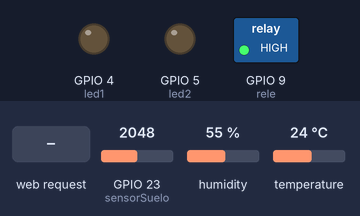
Bench run of a program on a simulated ESP32. On the bench: switched loads named in the program (green lamp = pin HIGH), output pins drawn as LEDs (lit = HIGH). The inputs (shaded band) are chosen by the test bench; at power-on: GPIO 23 (sensorSuelo) = 2048, humidity 55 %, temperature 24 °C. WiFi joins after 1.5 s; servers stay silent unless stated; what the program prints to the serial monitor is not drawn.

Above: at 2.7 s.
2.8 s: HTTP request GET /led1/on received
At 7.9 s:
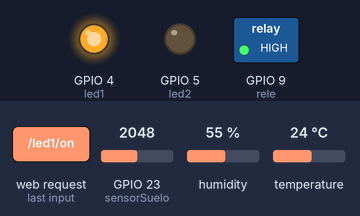
9.1 s: HTTP request GET /led2/on received
At 13.5 s:
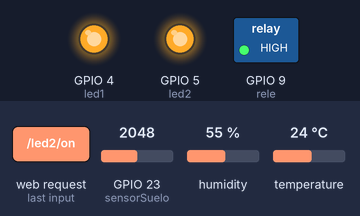
21.7 s: HTTP request GET /led2/off received
At 24.5 s:
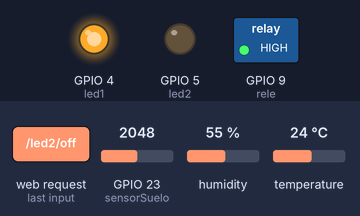
Timing chart, 0 to 26.0 s (numbered marks = the images above; inputs shaded):
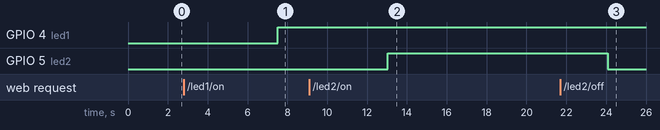

Measured:
- after the input at 2.8 s, GPIO 4 (led1): LOW → HIGH after 4.7 s
- after the input at 9.1 s, GPIO 5 (led2): LOW → HIGH after 3.9 s
- after the input at 21.7 s, GPIO 5 (led2): HIGH → LOW after 2.4 s

The program:

main.cpp
```cpp
#include <Arduino.h>
#include <WiFi.h>
#include "DHT.h"
#include <Firebase_ESP_Client.h>
#include "ThingSpeak.h"
#include "ESP32_MailClient.h"

//Firebase
#include "addons/TokenHelper.h"
#include "addons/RTDBHelper.h"

const char* API_KEY = "AIzaSyBh6ut-gOvh_V0FNk1yCLAsIYMeZWEpdyc";
const char* DATABASE_URL = "https://casa-79d01-default-rtdb.firebaseio.com/";

//ThingSpeak
unsigned long canalID = 1580456;
const char* escrituraAPI = "14O6KM1OFX4KWQB4";

//Definiciones objetos firebase
SMTPData datosSMTP;
FirebaseData fbdo;
FirebaseAuth auth;
FirebaseConfig config;

unsigned long envioDatoTiempo = 0;
bool ingresoOK = false;

//credenciales red
const char* ssid = "nombre_red";
const char* pass = "pass";

//Detalles correo
const char* host = "smtp.gmail.com";
const char* loginEmail = "";
const char* loginPassword = "";
const int port = 465;
const char* accountEmail = "";

WiFiServer server(80);

//Variable http
String header;

//Auxiliares estados leds
String led1Output = "off";
String led2Output = "off";
String message = "";
int countVentilador = 0;

//Asignacion pines
const int led1 = 4;
const int led2 = 5;
const int DhtPin = 2;
const int sensorSuelo = 23;
const int rele = 9;

//Tiempo actual
unsigned long tiempoActual = millis();
unsigned long tiempoAnterior = 0;
const long tiempoFuera = 2000;

//Inicializo sensor
DHT dht(DhtPin, DHT11);

WiFiClient client;

void inicializar(){
  pinMode(led1, OUTPUT);
  pinMode(led2, OUTPUT);
  pinMode(rele, OUTPUT);

  //Estado inicial
  digitalWrite(led1, LOW);
  digitalWrite(led2, LOW);
  digitalWrite(rele, HIGH);
  //config firebase
  config.api_key = API_KEY;
  config.database_url = DATABASE_URL;

  if(Firebase.signUp(&config, &auth, "", "")){
    Serial.println("Conexion base de datos exitosa");
    ingresoOK = true;
  }else{
    Serial.printf("%s\n", config.signer.signupError.message.c_str());
  }

  config.token_status_callback = tokenStatusCallback;

  Firebase.begin(&config, &auth);
  Firebase.reconnectWiFi(true);
  ThingSpeak.begin(client);

}

void conexionWifi(){
  Serial.print("Conectando a ");
  Serial.println(ssid);
  WiFi.begin(ssid, pass);
  while(WiFi.status() != WL_CONNECTED){
    delay(500);
    Serial.print(".");
  }
  //Mostrando IP conexion servidor
  Serial.println("");
  Serial.println("Conectado a WIFI");
  Serial.println("IP Address:");
  Serial.println(WiFi.localIP());
  server.begin();
}

void lecturaSuelo(){
  float sensorValor = analogRead(sensorSuelo);
  Serial.print("Humedad de suelo -> ");
  Serial.println(sensorValor);
  if(sensorValor >= 0 && sensorValor <= 300){
    Serial.println("Sensor en suelo seco");
  }else if(sensorValor > 300 && sensorValor <= 700){
    Serial.println("Sensor en suelo humedo");
  }else if(sensorValor > 700){
    Serial.println("Sensor en agua");
  }
}

void setup() {
  Serial.begin(115200);
  dht.begin();

  //funciones
  inicializar();
  conexionWifi();
}

void loop() {
  delay(500);
  //Cliente
  client = server.available();
  if(client){
    tiempoActual = millis();
    tiempoAnterior = tiempoActual;
    Serial.println("Nuevo cliente");
    String lineaIngreso = "";
    while(client.connected() && tiempoActual - tiempoAnterior <= tiempoFuera){
      tiempoActual = millis();
      if(client.available()){
        char c = client.read();
        Serial.write(c);
        header += c;
        if(c == '\n'){
          if(lineaIngreso.length() == 0){
            client.println("HTTP/1.1 200 OK");
            client.println("Content-type: text-html");
            client.println("Connection: close");
            client.println();

            if(header.indexOf("GET /led1/on") >= 0){
              Serial.println("LED 1 Encendido");
              led1Output = "on";
              digitalWrite(led1, HIGH);
            }else if(header.indexOf("GET /led1/off") >= 0){
              Serial.println("LED 1 Apagado");
              led1Output = "off";
            }else if(header.indexOf("GET /led2/on") >= 0){
              Serial.println("LED 2 Encendido");
              led2Output = "on";
              digitalWrite(led2, HIGH);
            }else if(header.indexOf("GET /led2/off") >= 0){
              Serial.println("LED 2 Apagado");
              led2Output = "off";
              digitalWrite(led2, LOW);
            }

            //Valores tomados de sensores
            //Temperatura y humedad
            float t = dht.readTemperature();
            Serial.println("Temperatura-> " + int(t));
            ThingSpeak.setField(1, t); // envio a thingspeak temperatura

            //Control temperatura
            if(t >= 29.2){
                countVentilador += 1;
                message = "Sistema de refigeración encendido";
                Serial.println("Sistema de refigeración encendido");
                digitalWrite(rele, LOW);
            }else{
                message = "Sistema de refigeración apagado";
                Serial.println("Sistema de refigeración apagado");
                digitalWrite(rele, HIGH);
            }
            //Fin control de temperatura

            float h = dht.readHumidity();
            Serial.println("Humedad-> " +int(h));
            ThingSpeak.setField(2, h); // envio a thingspeak humedad

            //funcion suelo
            lecturaSuelo();
            ThingSpeak.setField(3, sensorSuelo); // envio a thingspeak humedad suelo

            //Html pagina
            client.println("<!DOCTYPE html><html>");
            client.println("<head><meta name=\"viewport\" content=\"width=device-width, initial-scale=1\">");
            client.println("<link rel=\"icon\" href=\"data:,\">");
            client.println("<link href='https://cdn.jsdelivr.net/npm/bootstrap@5.1.3/dist/css/bootstrap.min.css' rel='stylesheet' integrity='sha384-1BmE4kWBq78iYhFldvKuhfTAU6auU8tT94WrHftjDbrCEXSU1oBoqyl2QvZ6jIW3' crossorigin='anonymous'>");
            client.println("<link href='https://fonts.googleapis.com/css2?family=Noto+Sans:wght@400;700&display=swap' rel='stylesheet'>");
            client.println("<style>body{ font-family: 'Noto Sans', sans-serif; background-color: #f5f5f5; }</style>");
            client.println("<script src='https://kit.fontawesome.com/8e596f10f3.js' crossorigin='anonymous'></script>");

            client.println("<body><h1>ESP32 web server</h1>");
            client.println("<div class=\"container\">");
              client.println("<h1 class=\"display-2 text-center\">Panel de control <i class=\"fas fa-home-user\"></i></h1>");
              client.println("<hr>");
              client.println("<div class=\"row\">");
                //Tarjeta de temperatura
                client.println("<div class=\"col-md-6\">");
                  client.println("<div class=\"card mx-auto m3 shadow-sm\">");
                    client.println("<div class=\"card-header\"><i class=\"fas fa-thermometer-full\"></i> Temperatura");
                    client.println("<div class=\"card-body\">");
                      client.println("<h2 class=\"text-center fw-bold\">");client.println(t);client.println("</h2>");
                      client.println("<div class=\"d-flex justify-content-center\">");
                        client.println("<a class=\"btn btn-primary btn-sm\" href=\"https://thingspeak.com/channels/1580456/private_show\" targer=\"__blank\">Ver grafico</a>");
                      client.println("</div>");
                    client.println("</div>");
                  client.println("</div>");
                client.println("</div>");
                //Tarjeta de humedad
                client.println("<div class=\"col-md-6\">");
                  client.println("<div class=\"card mx-auto m3 shadow-sm\">");
                    client.println("<div class=\"card-header\"><i class=\"fas fa-thermometer-full\"></i> Humedad");
                    client.println("<div class=\"card-body\">");
                      client.println("<h2 class=\"text-center fw-bold\">");client.println(h);client.println("</h2>");
                      client.println("<div class=\"d-flex justify-content-center\">");
                        client.println("<a class=\"btn btn-primary btn-sm\" href=\"https://thingspeak.com/channels/1580456/private_show\" targer=\"__blank\">Ver grafico</a>");
                      client.println("</div>");
                    client.println("</div>");
                  client.println("</div>");
                client.println("</div>");
                //Tarjeta de humedad de suelo
                client.println("<div class=\"col-md-6\">");
                  client.println("<div class=\"card mx-auto m3 shadow-sm\">");
                    client.println("<div class=\"card-header\"><i class=\"fas fa-paint-roller\"></i> Humedad de suelo");
                    client.println("<div class=\"card-body\">");
                      client.println("<h2 class=\"text-center fw-bold\">");client.println(sensorSuelo);client.println("</h2>");
                      client.println("<div class=\"d-flex justify-content-center\">");
                        client.println("<a class=\"btn btn-primary btn-sm\" href=\"https://thingspeak.com/channels/1580456/private_show\" targer=\"__blank\">Ver grafico</a>");
                      client.println("</div>");
                    client.println("</div>");
                  client.println("</div>");
                client.println("</div>");
              client.println("</div>");
              client.println("</body></html>");

              client.println();
              break; //cerrar loop
          }else{
            lineaIngreso = "";
          }
        }else if(c != '\r'){
          lineaIngreso += c;
        }
      }
    }
    header = "";
    //Cerrar conexion
    client.stop();
    Serial.println("Cliente desconectado");
    Serial.println("");
  }
  delay(5000);
}

void correo(String message){
  datosSMTP.setLogin(host,port,loginEmail,loginPassword);
  datosSMTP.setSender("CASA /ESP32 ", loginEmail);
  datosSMTP.setPriority("Normal");
  datosSMTP.setSubject("Estado AIRE ACONDICIONADO");
  datosSMTP.setMessage("Hola soy ESP32/ CASA, aire " + message, false);
  datosSMTP.addRecipient(accountEmail);
  if(!MailClient.sendMail(datosSMTP)){
    Serial.println("Error enviando el correo, " + MailClient.smtpErrorReason());
    datosSMTP.empty();
    delay(10000);
  }
}
```
